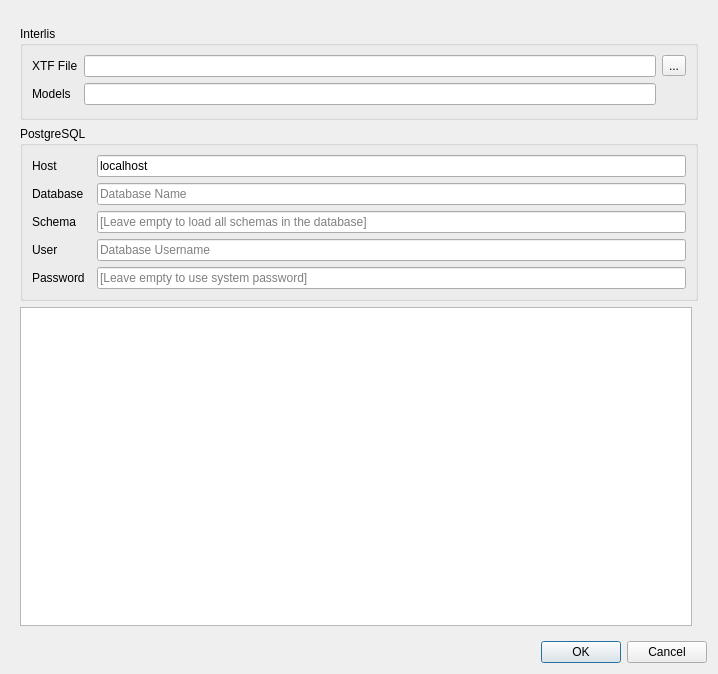
<?xml version="1.0" encoding="UTF-8"?>
<ui version="4.0">
 <class>InterlisImportData</class>
 <widget class="QDialog" name="InterlisImportData">
  <property name="geometry">
   <rect>
    <x>0</x>
    <y>0</y>
    <width>718</width>
    <height>674</height>
   </rect>
  </property>
  <property name="windowTitle">
   <string>Impot Interlis Data</string>
  </property>
  <layout class="QGridLayout" name="gridLayout">
   <item row="0" column="0" colspan="2">
    <widget class="QStackedWidget" name="stackedWidget">
     <property name="currentIndex">
      <number>0</number>
     </property>
     <widget class="QWidget" name="page">
      <layout class="QGridLayout" name="gridLayout_3">
       <item row="0" column="1">
        <widget class="QWidget" name="widget" native="true">
         <layout class="QGridLayout" name="gridLayout_2">
          <property name="margin">
           <number>0</number>
          </property>
         </layout>
        </widget>
       </item>
       <item row="3" column="0" colspan="2">
        <widget class="QGroupBox" name="pg_config">
         <property name="title">
          <string>PostgreSQL</string>
         </property>
         <layout class="QGridLayout" name="gridLayout_4">
          <item row="6" column="0">
           <widget class="QLabel" name="label_4">
            <property name="text">
             <string>User</string>
            </property>
           </widget>
          </item>
          <item row="4" column="2">
           <widget class="QLineEdit" name="pg_schema_line_edit">
            <property name="placeholderText">
             <string>[Leave empty to load all schemas in the database]</string>
            </property>
           </widget>
          </item>
          <item row="4" column="0">
           <widget class="QLabel" name="label_3">
            <property name="text">
             <string>Schema</string>
            </property>
           </widget>
          </item>
          <item row="0" column="2" rowspan="2">
           <widget class="QLineEdit" name="pg_host_line_edit">
            <property name="text">
             <string>localhost</string>
            </property>
            <property name="placeholderText">
             <string>Database Hostname</string>
            </property>
           </widget>
          </item>
          <item row="9" column="0">
           <widget class="QLabel" name="label_5">
            <property name="text">
             <string>Password</string>
            </property>
           </widget>
          </item>
          <item row="9" column="2">
           <widget class="QLineEdit" name="pg_password_line_edit">
            <property name="echoMode">
             <enum>QLineEdit::Password</enum>
            </property>
            <property name="placeholderText">
             <string>[Leave empty to use system password]</string>
            </property>
           </widget>
          </item>
          <item row="0" column="0" rowspan="2" colspan="2">
           <widget class="QLabel" name="label_2">
            <property name="text">
             <string>Host</string>
            </property>
           </widget>
          </item>
          <item row="3" column="2">
           <widget class="QLineEdit" name="pg_database_line_edit">
            <property name="placeholderText">
             <string>Database Name</string>
            </property>
           </widget>
          </item>
          <item row="3" column="0">
           <widget class="QLabel" name="label_6">
            <property name="text">
             <string>Database</string>
            </property>
           </widget>
          </item>
          <item row="6" column="2">
           <widget class="QLineEdit" name="pg_user_line_edit">
            <property name="placeholderText">
             <string>Database Username</string>
            </property>
           </widget>
          </item>
         </layout>
        </widget>
       </item>
       <item row="1" column="0" colspan="2">
        <widget class="QGroupBox" name="ili_config">
         <property name="title">
          <string>Interlis</string>
         </property>
         <layout class="QGridLayout" name="gridLayout_5">
          <item row="0" column="2" colspan="2">
           <widget class="QLineEdit" name="xtf_file_line_edit"/>
          </item>
          <item row="1" column="0">
           <widget class="QLabel" name="label_8">
            <property name="text">
             <string>Models</string>
            </property>
           </widget>
          </item>
          <item row="2" column="2">
           <spacer name="horizontalSpacer">
            <property name="orientation">
             <enum>Qt::Horizontal</enum>
            </property>
            <property name="sizeHint" stdset="0">
             <size>
              <width>40</width>
              <height>3</height>
             </size>
            </property>
           </spacer>
          </item>
          <item row="1" column="2" colspan="2">
           <widget class="QLineEdit" name="ili_models_line_edit"/>
          </item>
          <item row="0" column="0">
           <widget class="QLabel" name="label">
            <property name="text">
             <string>XTF File</string>
            </property>
           </widget>
          </item>
          <item row="0" column="4">
           <widget class="QToolButton" name="xtf_file_browse_button">
            <property name="text">
             <string>...</string>
            </property>
           </widget>
          </item>
         </layout>
        </widget>
       </item>
       <item row="4" column="0">
        <widget class="QTextBrowser" name="txtStdout">
         <property name="openLinks">
          <bool>false</bool>
         </property>
        </widget>
       </item>
      </layout>
     </widget>
     <widget class="QWidget" name="page_2"/>
    </widget>
   </item>
   <item row="1" column="0" colspan="2">
    <widget class="QDialogButtonBox" name="buttonBox">
     <property name="orientation">
      <enum>Qt::Horizontal</enum>
     </property>
     <property name="standardButtons">
      <set>QDialogButtonBox::Cancel|QDialogButtonBox::Ok</set>
     </property>
    </widget>
   </item>
  </layout>
 </widget>
 <tabstops>
  <tabstop>xtf_file_line_edit</tabstop>
  <tabstop>xtf_file_browse_button</tabstop>
  <tabstop>ili_models_line_edit</tabstop>
  <tabstop>pg_host_line_edit</tabstop>
  <tabstop>pg_database_line_edit</tabstop>
  <tabstop>pg_schema_line_edit</tabstop>
  <tabstop>pg_user_line_edit</tabstop>
  <tabstop>pg_password_line_edit</tabstop>
  <tabstop>txtStdout</tabstop>
  <tabstop>buttonBox</tabstop>
 </tabstops>
 <resources/>
 <connections>
  <connection>
   <sender>buttonBox</sender>
   <signal>accepted()</signal>
   <receiver>InterlisImportData</receiver>
   <slot>accept()</slot>
   <hints>
    <hint type="sourcelabel">
     <x>248</x>
     <y>254</y>
    </hint>
    <hint type="destinationlabel">
     <x>157</x>
     <y>274</y>
    </hint>
   </hints>
  </connection>
  <connection>
   <sender>buttonBox</sender>
   <signal>rejected()</signal>
   <receiver>InterlisImportData</receiver>
   <slot>reject()</slot>
   <hints>
    <hint type="sourcelabel">
     <x>316</x>
     <y>260</y>
    </hint>
    <hint type="destinationlabel">
     <x>286</x>
     <y>274</y>
    </hint>
   </hints>
  </connection>
 </connections>
</ui>
